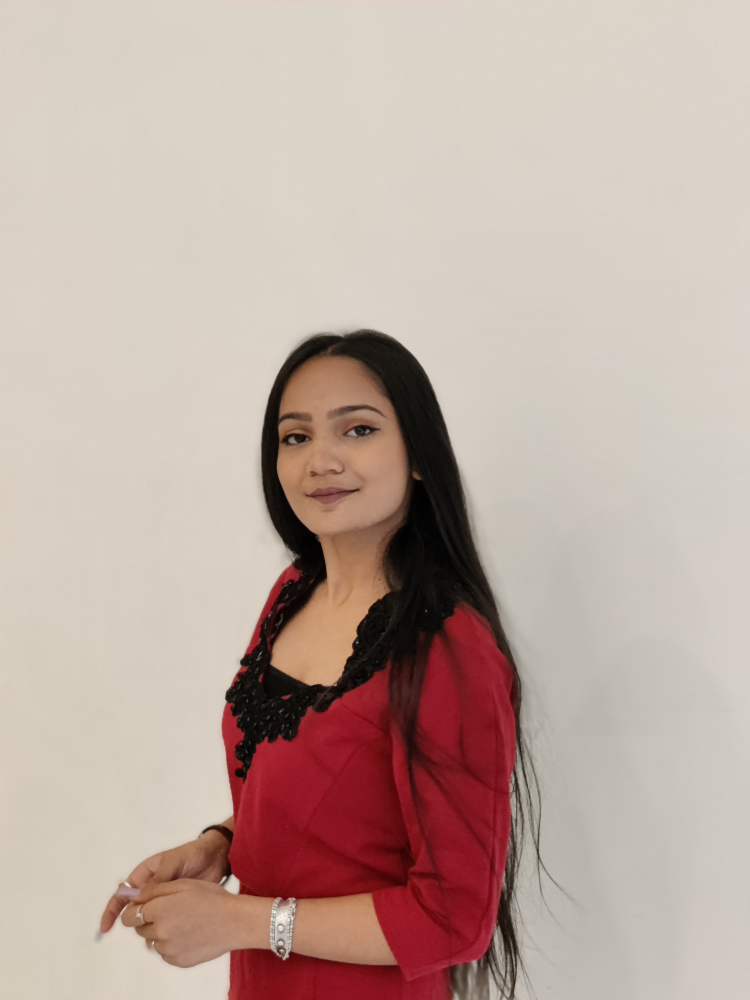
#> input picture AI/img.jpg, 3000 x 4000 px, given in place of the camera (shown at 1/4 size)
$ python ANIME.py
#> lines starting #> are read from the running program, lines starting #| are printed output that depends on the picture; after the words box and inside, x2 and y2 are one past the last pixel; in counts of white or black regions, pixels touching at a corner belong together
import cv2

cap = cv2.VideoCapture(0)  # 0 for default camera
cap.set(cv2.CAP_PROP_FRAME_WIDTH, 1920)
cap.set(cv2.CAP_PROP_FRAME_HEIGHT, 1020)

while True:
    ret, frame = cap.read()
#> frame is the input picture: shape (4000, 3000, 3); mean B, G, R 160.1, 169.6, 190

    # Apply a bilateral filter to smooth the image while preserving edges
    filtered = cv2.bilateralFilter(frame, 9, 75, 75)

    # Convert the image to grayscale
    gray = cv2.cvtColor(filtered, cv2.COLOR_BGR2GRAY)
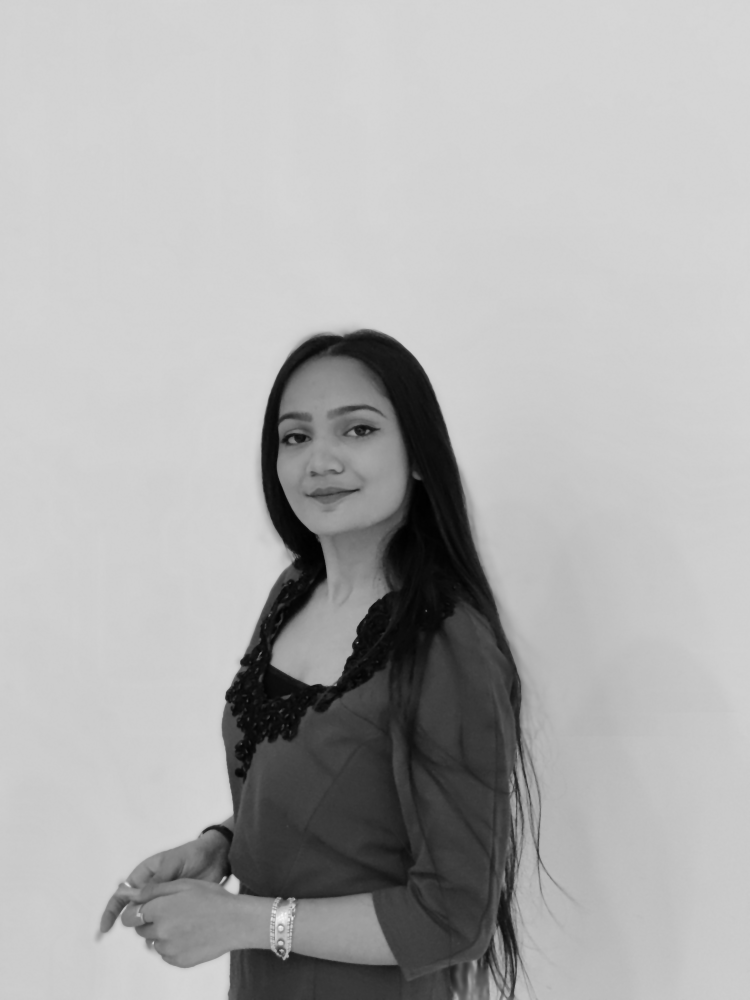
#> gray: shape (4000, 3000) (shown at 1/4 size); min 0, max 250, mean 174.6

    # Apply a median blur to further smooth the image
    blurred = cv2.medianBlur(gray, 11)

    # Apply adaptive thresholding to create a black and white image
    thresholded = cv2.adaptiveThreshold(blurred, 255, cv2.ADAPTIVE_THRESH_MEAN_C, cv2.THRESH_BINARY, 11, 2)
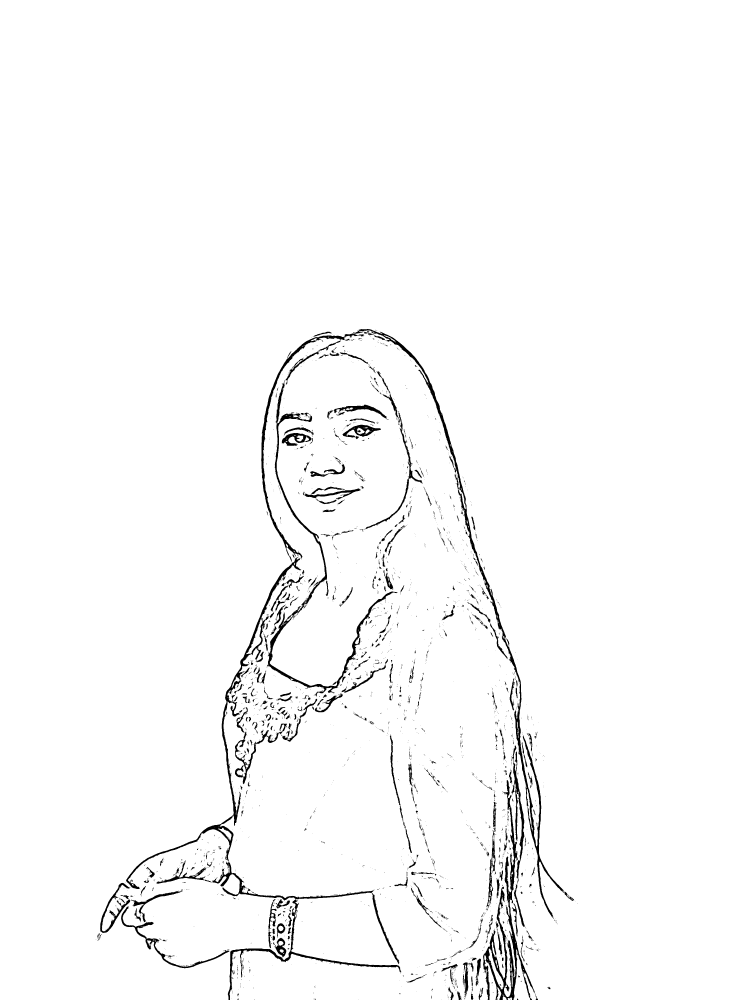
#> thresholded: shape (4000, 3000) (shown at 1/4 size); 97.8% white; 3361 black regions (2879 under 20 px), largest, box (x1, y1, x2, y2) and area: (1045, 1316, 2296, 3676) 66584, (1932, 3120, 2140, 4000) 25221, (504, 2229, 1205, 3556) 21617

    # Add bilateral filtering back to the image to create a "painted" look
    color_filtered = cv2.bilateralFilter(frame, 9, 75, 75)

    # Combine the thresholded image with the color filtered image to create a cartoon effect
    cartoon = cv2.bitwise_and(color_filtered, color_filtered, mask=thresholded)
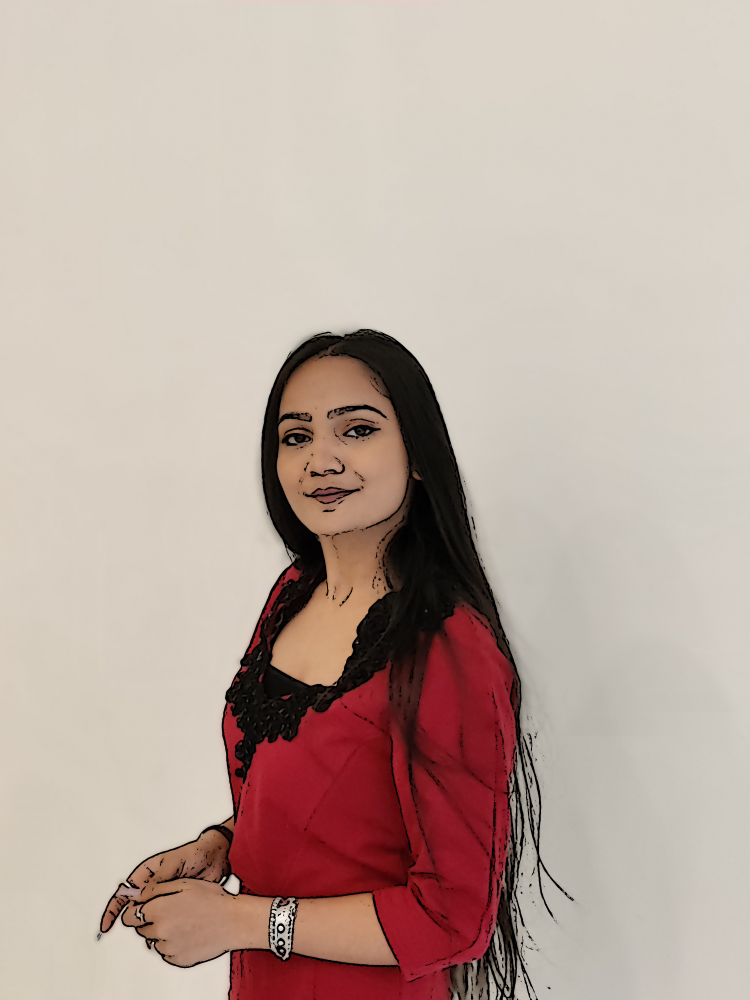
#> cartoon: shape (4000, 3000, 3) (shown at 1/4 size); mean B, G, R 159.1, 168.4, 188.1

    cv2.imshow('Cartoonized Video Feed', cartoon)

    if cv2.waitKey(1) == ord('q'):
#> (key q is pressed here)
        break

cap.release()
cv2.destroyAllWindows()
